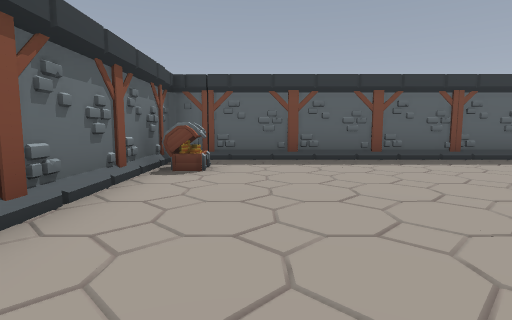
view 1 (above)

17 first-person views from a walk through a level from a Godot 3-D game. The camera is 1.5 m above the floor, tilts 6° down and sees 80° across. The floor is counted in squares, 2 m on a side. Each view is taken from the middle of a square. On the plan, view 1 faces up. The plan holds only what a view shows up to about 10 squares ahead; the rest is blank. The place goes on beyond the plan. Characters and animated objects are not drawn.

view 2
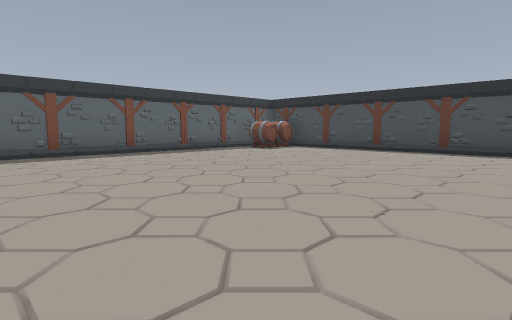

view 3
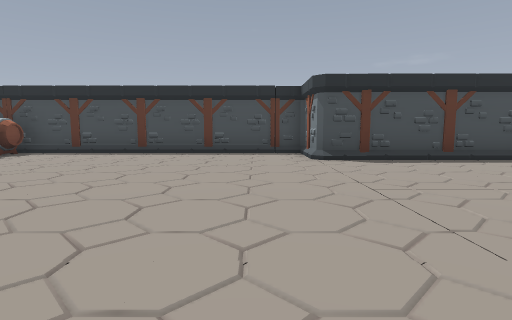

view 4
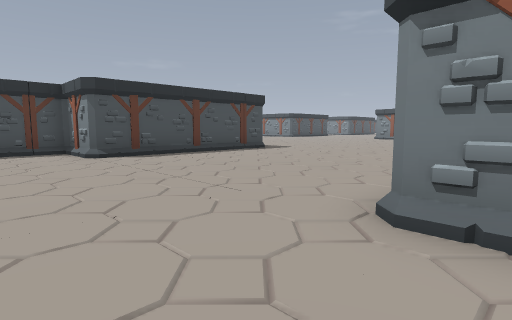

view 5
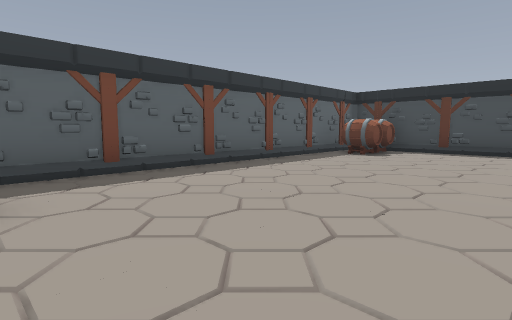

view 6
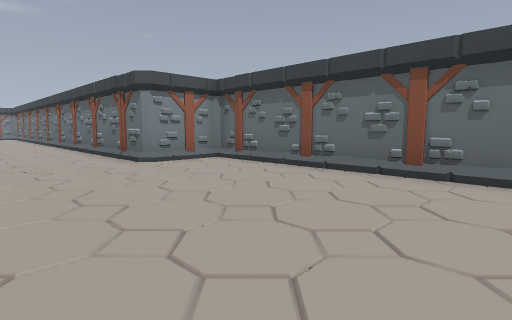

view 7
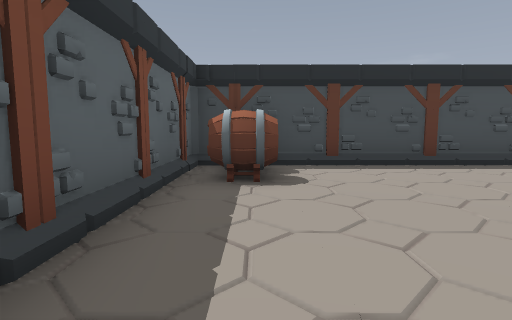

view 8
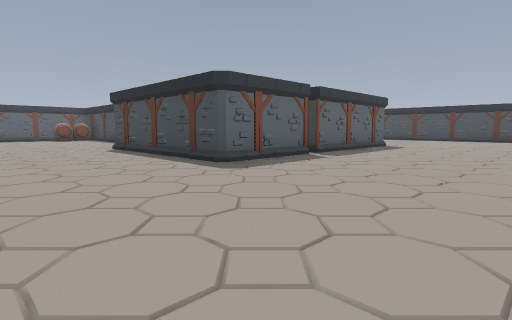

view 9
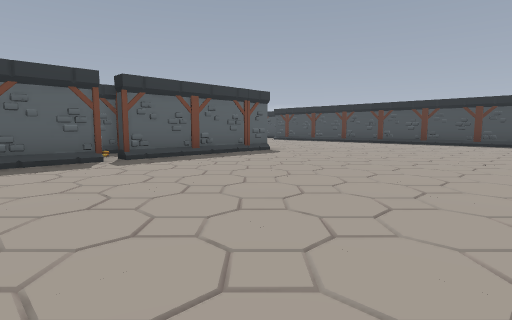

view 10
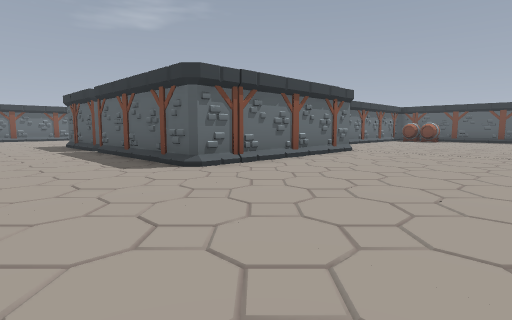

view 11
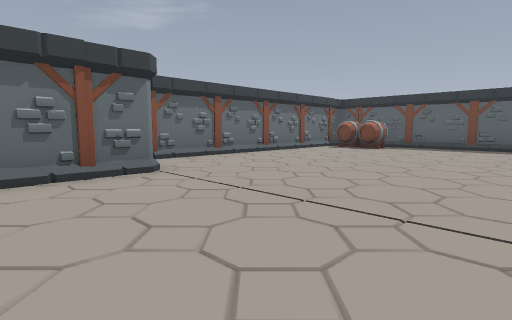

view 12
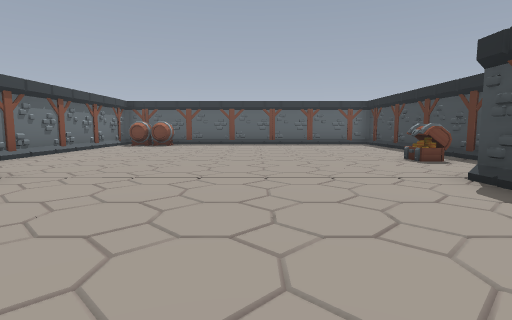

view 13
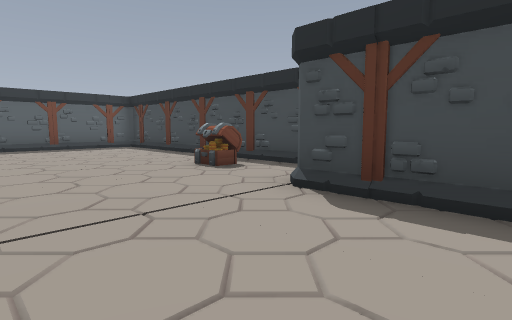

view 14
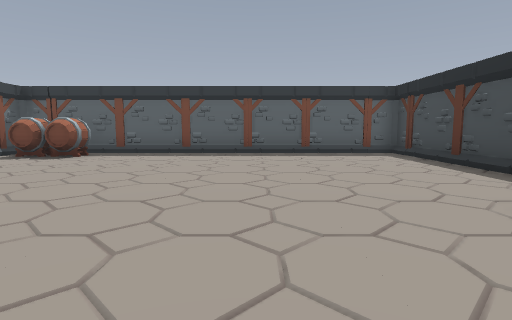

view 15
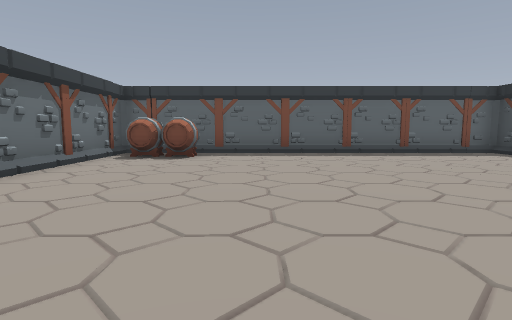

view 16
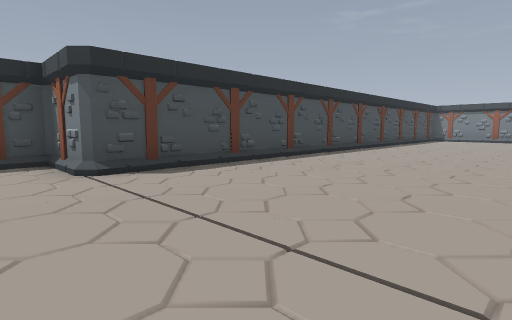

view 17
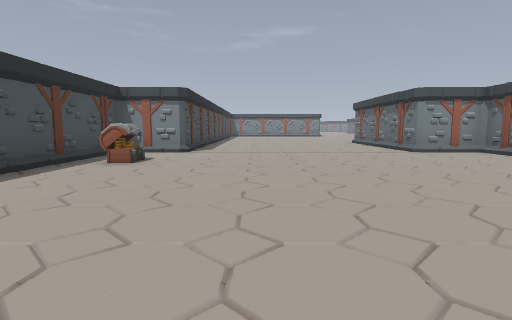

### Floor plan
Key: @ floor where view 1 was taken; # wall or solid block; . floor; / step, stairs or slope; ^ raised ledge; C chest; O other object.
Columns run from 2 left of view 1 to 26 right of it. Each row starts with its distance up from view 1.
  8 #############     ###########
  7 #/////////..#   # /////////.#
  6 #^........###   ###......../#
  5 #........../#   #........../#
  4 #........../#   #........../#
  3 #........../#   #........../#
  2 #........../#   #........../#
  1 #........../#   #.........//#
  0 #.@......../#   #.........C/#
 -1 #........../#   #........../#
 -2 #........../#   #........../#
 -3 ###....../###   ###....../###
 -4   #....../#       #....../#
 -5   #....../#       #....../#
 -6   #....../#  ##   #....../#
 -7   #....../# OO#   #....../#
 -8    ....../###O#####....../#
 -9     ....../////////....../#
-10      ..................../#
-11      ....................
-12      ...................
-13      ..................
-14      ..................
-15           .............
-16           .......

Where each view was taken, in squares from view 1:
view 1: 0 up, 0 right, facing up
view 2: 2 down, 1 left, facing up-right
view 3: 1 down, 0 right, facing right
view 4: 0 up, 1 left, facing down-right
view 5: 2 up, 1 left, facing up-right
view 6: 4 up, 3 right, facing down-left
view 7: 6 up, 3 right, facing right
view 8: 14 down, 3 right, facing up-right
view 9: 16 down, 8 right, facing up-right
view 10: 12 down, 21 right, facing up-left
view 11: 5 down, 21 right, facing up-left
view 12: 7 down, 20 right, facing up
view 13: 5 down, 20 right, facing up-right
view 14: 2 down, 21 right, facing up
view 15: 2 down, 18 right, facing up
view 16: 1 down, 18 right, facing down-right
view 17: 7 up, 21 right, facing down
